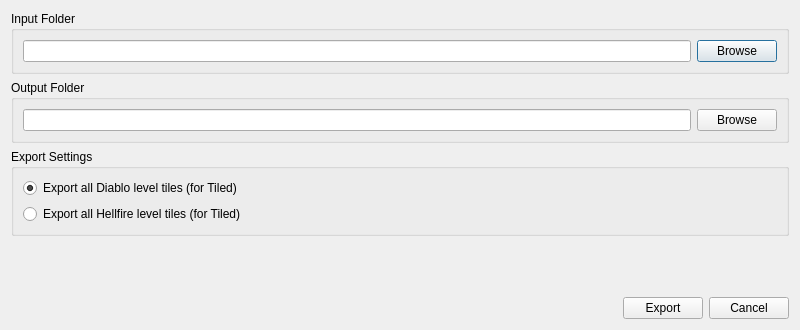
<?xml version="1.0" encoding="UTF-8"?>
<ui version="4.0">
 <class>BatchExportDialog</class>
 <widget class="QDialog" name="BatchExportDialog">
  <property name="geometry">
   <rect>
    <x>0</x>
    <y>0</y>
    <width>800</width>
    <height>330</height>
   </rect>
  </property>
  <property name="windowTitle">
   <string>Dialog</string>
  </property>
  <layout class="QVBoxLayout" name="verticalLayout">
   <item>
    <widget class="QGroupBox" name="inputFolderGroupBox">
     <property name="sizePolicy">
      <sizepolicy hsizetype="Preferred" vsizetype="Preferred">
       <horstretch>0</horstretch>
       <verstretch>0</verstretch>
      </sizepolicy>
     </property>
     <property name="minimumSize">
      <size>
       <width>0</width>
       <height>0</height>
      </size>
     </property>
     <property name="maximumSize">
      <size>
       <width>16777215</width>
       <height>16777215</height>
      </size>
     </property>
     <property name="title">
      <string>Input Folder</string>
     </property>
     <layout class="QHBoxLayout" name="horizontalLayout_4">
      <item>
       <widget class="QLineEdit" name="inputFolderEdit">
        <property name="readOnly">
         <bool>true</bool>
        </property>
       </widget>
      </item>
      <item>
       <widget class="QPushButton" name="inputFolderBrowseButton">
        <property name="text">
         <string>Browse</string>
        </property>
       </widget>
      </item>
     </layout>
    </widget>
   </item>
   <item>
    <widget class="QGroupBox" name="outputFolderGroupBox">
     <property name="sizePolicy">
      <sizepolicy hsizetype="Preferred" vsizetype="Preferred">
       <horstretch>0</horstretch>
       <verstretch>0</verstretch>
      </sizepolicy>
     </property>
     <property name="minimumSize">
      <size>
       <width>0</width>
       <height>0</height>
      </size>
     </property>
     <property name="maximumSize">
      <size>
       <width>16777215</width>
       <height>16777215</height>
      </size>
     </property>
     <property name="title">
      <string>Output Folder</string>
     </property>
     <layout class="QHBoxLayout" name="horizontalLayout_5">
      <item>
       <widget class="QLineEdit" name="outputFolderEdit">
        <property name="readOnly">
         <bool>true</bool>
        </property>
       </widget>
      </item>
      <item>
       <widget class="QPushButton" name="outputFolderBrowseButton">
        <property name="text">
         <string>Browse</string>
        </property>
       </widget>
      </item>
     </layout>
    </widget>
   </item>
   <item>
    <widget class="QGroupBox" name="batchExportSettingsGroupBox">
     <property name="title">
      <string>Export Settings</string>
     </property>
     <layout class="QVBoxLayout" name="verticalLayout_2">
      <item>
       <widget class="QRadioButton" name="exportAllDiabloLevelTilesRadioButton">
        <property name="text">
         <string>Export all Diablo level tiles (for Tiled)</string>
        </property>
        <property name="checked">
         <bool>true</bool>
        </property>
       </widget>
      </item>
      <item>
       <widget class="QRadioButton" name="exportAllHellfireLevelTilesRadioButton">
        <property name="text">
         <string>Export all Hellfire level tiles (for Tiled)</string>
        </property>
       </widget>
      </item>
     </layout>
    </widget>
   </item>
   <item>
    <spacer name="verticalSpacer">
     <property name="orientation">
      <enum>Qt::Vertical</enum>
     </property>
     <property name="sizeHint" stdset="0">
      <size>
       <width>20</width>
       <height>40</height>
      </size>
     </property>
    </spacer>
   </item>
   <item>
    <layout class="QHBoxLayout" name="horizontalLayout">
     <item>
      <spacer name="horizontalSpacer">
       <property name="orientation">
        <enum>Qt::Horizontal</enum>
       </property>
       <property name="sizeHint" stdset="0">
        <size>
         <width>345</width>
         <height>19</height>
        </size>
       </property>
      </spacer>
     </item>
     <item>
      <widget class="QPushButton" name="batchExportButton">
       <property name="text">
        <string>Export</string>
       </property>
      </widget>
     </item>
     <item>
      <widget class="QPushButton" name="batchExportCancelButton">
       <property name="text">
        <string>Cancel</string>
       </property>
      </widget>
     </item>
    </layout>
   </item>
  </layout>
 </widget>
 <resources/>
 <connections/>
</ui>
